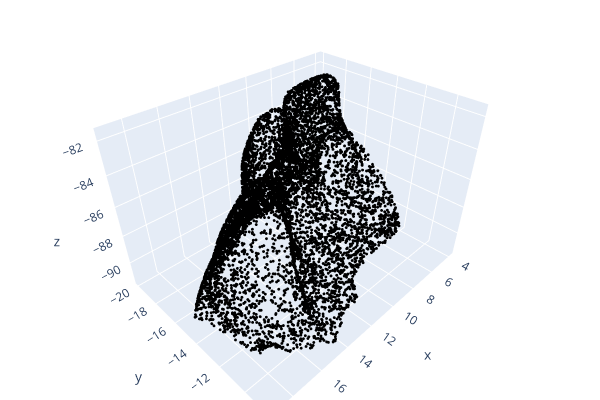

This figure's notebook cell:
### Code cell
# o3d.visualization.draw_geometries([pcd])
print(f"Number of PCD points : {len(pcd.points)}")
print(" ---> Ground Truth Context Tooth Surface <--- ")
black_colors = np.zeros((len(pcd.points), 3))
pcd.colors = o3d.utility.Vector3dVector(black_colors)
o3d.visualization.draw_plotly([pcd])

### Figure 1 — Plotly figure (JSON) as saved in the notebook; plotly's stock layout.template omitted (floating-point values rounded to 4 significant figures; data arrays with more than 128 entries replaced by an {"elided": "..."} marker saying what was removed)
{"data": [{"marker": {"color": {"elided": "8192x3 float values"}, "size": 1}, "mode": "markers", "type": "scatter3d", "x": {"elided": "8192 float values"}, "y": {"elided": "8192 float values"}, "z": {"elided": "8192 float values"}}], "layout": {"height": 400, "margin": {"b": 0, "l": 0, "r": 0, "t": 0}, "scene": {"camera": {"center": {"x": 0, "y": 0, "z": 0}, "up": {"x": 0, "y": 0, "z": 1}}}, "showlegend": false, "width": 600}}
